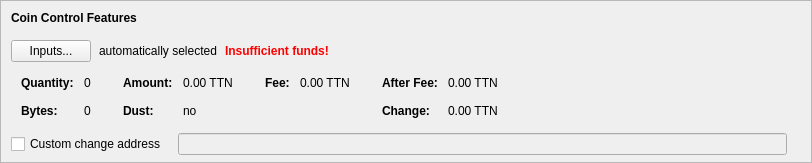
      <widget class="QFrame" name="frameCoinControl">
       <property name="sizePolicy">
        <sizepolicy hsizetype="Expanding" vsizetype="Fixed">
         <horstretch>0</horstretch>
         <verstretch>0</verstretch>
        </sizepolicy>
       </property>
       <property name="maximumSize">
        <size>
         <width>16777215</width>
         <height>16777215</height>
        </size>
       </property>
       <property name="frameShape">
        <enum>QFrame::StyledPanel</enum>
       </property>
       <property name="frameShadow">
        <enum>QFrame::Sunken</enum>
       </property>
       <layout class="QVBoxLayout" name="verticalLayoutCoinControl2">
        <property name="spacing">
         <number>0</number>
        </property>
        <property name="leftMargin">
         <number>0</number>
        </property>
        <property name="topMargin">
         <number>0</number>
        </property>
        <property name="rightMargin">
         <number>0</number>
        </property>
        <property name="bottomMargin">
         <number>6</number>
        </property>
        <item>
         <layout class="QVBoxLayout" name="verticalLayoutCoinControl" stretch="0,0,0,0,0">
          <property name="spacing">
           <number>0</number>
          </property>
          <property name="leftMargin">
           <number>10</number>
          </property>
          <property name="topMargin">
           <number>10</number>
          </property>
          <item>
           <layout class="QHBoxLayout" name="horizontalLayoutCoinControl1">
            <property name="bottomMargin">
             <number>15</number>
            </property>
            <item>
             <widget class="QLabel" name="labelCoinControlFeatures">
              <property name="sizePolicy">
               <sizepolicy hsizetype="Preferred" vsizetype="Maximum">
                <horstretch>0</horstretch>
                <verstretch>0</verstretch>
               </sizepolicy>
              </property>
              <property name="font">
               <font>
                <weight>75</weight>
                <bold>true</bold>
               </font>
              </property>
              <property name="styleSheet">
               <string notr="true">font-weight:bold;</string>
              </property>
              <property name="text">
               <string>Coin Control Features</string>
              </property>
             </widget>
            </item>
           </layout>
          </item>
          <item>
           <layout class="QHBoxLayout" name="horizontalLayoutCoinControl2" stretch="0,0,0,0">
            <property name="spacing">
             <number>8</number>
            </property>
            <property name="bottomMargin">
             <number>10</number>
            </property>
            <item>
             <widget class="QPushButton" name="pushButtonCoinControl">
              <property name="styleSheet">
               <string notr="true"/>
              </property>
              <property name="text">
               <string>Inputs...</string>
              </property>
              <property name="autoDefault">
               <bool>false</bool>
              </property>
             </widget>
            </item>
            <item>
             <widget class="QLabel" name="labelCoinControlAutomaticallySelected">
              <property name="text">
               <string>automatically selected</string>
              </property>
              <property name="margin">
               <number>5</number>
              </property>
             </widget>
            </item>
            <item>
             <widget class="QLabel" name="labelCoinControlInsuffFunds">
              <property name="font">
               <font>
                <weight>75</weight>
                <bold>true</bold>
               </font>
              </property>
              <property name="styleSheet">
               <string notr="true">color:red;font-weight:bold;</string>
              </property>
              <property name="text">
               <string>Insufficient funds!</string>
              </property>
              <property name="margin">
               <number>5</number>
              </property>
             </widget>
            </item>
            <item>
             <spacer name="horizontalSpacerCoinControl">
              <property name="orientation">
               <enum>Qt::Horizontal</enum>
              </property>
              <property name="sizeHint" stdset="0">
               <size>
                <width>40</width>
                <height>1</height>
               </size>
              </property>
             </spacer>
            </item>
           </layout>
          </item>
          <item>
           <widget class="QWidget" name="widgetCoinControl" native="true">
            <property name="sizePolicy">
             <sizepolicy hsizetype="Preferred" vsizetype="Preferred">
              <horstretch>0</horstretch>
              <verstretch>0</verstretch>
             </sizepolicy>
            </property>
            <property name="minimumSize">
             <size>
              <width>0</width>
              <height>0</height>
             </size>
            </property>
            <property name="styleSheet">
             <string notr="true"/>
            </property>
            <layout class="QHBoxLayout" name="horizontalLayoutCoinControl5">
             <property name="leftMargin">
              <number>0</number>
             </property>
             <property name="topMargin">
              <number>0</number>
             </property>
             <property name="rightMargin">
              <number>0</number>
             </property>
             <property name="bottomMargin">
              <number>0</number>
             </property>
             <item>
              <layout class="QHBoxLayout" name="horizontalLayoutCoinControl3" stretch="0,0,0,1">
               <property name="spacing">
                <number>20</number>
               </property>
               <property name="topMargin">
                <number>0</number>
               </property>
               <property name="bottomMargin">
                <number>10</number>
               </property>
               <item>
                <layout class="QFormLayout" name="formLayoutCoinControl1">
                 <property name="horizontalSpacing">
                  <number>10</number>
                 </property>
                 <property name="verticalSpacing">
                  <number>14</number>
                 </property>
                 <property name="leftMargin">
                  <number>10</number>
                 </property>
                 <property name="topMargin">
                  <number>4</number>
                 </property>
                 <property name="rightMargin">
                  <number>6</number>
                 </property>
                 <item row="0" column="0">
                  <widget class="QLabel" name="labelCoinControlQuantityText">
                   <property name="font">
                    <font>
                     <weight>75</weight>
                     <bold>true</bold>
                    </font>
                   </property>
                   <property name="text">
                    <string>Quantity:</string>
                   </property>
                   <property name="margin">
                    <number>0</number>
                   </property>
                  </widget>
                 </item>
                 <item row="0" column="1">
                  <widget class="QLabel" name="labelCoinControlQuantity">
                   <property name="cursor">
                    <cursorShape>IBeamCursor</cursorShape>
                   </property>
                   <property name="contextMenuPolicy">
                    <enum>Qt::ActionsContextMenu</enum>
                   </property>
                   <property name="text">
                    <string notr="true">0</string>
                   </property>
                   <property name="margin">
                    <number>0</number>
                   </property>
                   <property name="textInteractionFlags">
                    <set>Qt::LinksAccessibleByMouse|Qt::TextSelectableByKeyboard|Qt::TextSelectableByMouse</set>
                   </property>
                  </widget>
                 </item>
                 <item row="1" column="0">
                  <widget class="QLabel" name="labelCoinControlBytesText">
                   <property name="font">
                    <font>
                     <weight>75</weight>
                     <bold>true</bold>
                    </font>
                   </property>
                   <property name="text">
                    <string>Bytes:</string>
                   </property>
                  </widget>
                 </item>
                 <item row="1" column="1">
                  <widget class="QLabel" name="labelCoinControlBytes">
                   <property name="cursor">
                    <cursorShape>IBeamCursor</cursorShape>
                   </property>
                   <property name="contextMenuPolicy">
                    <enum>Qt::ActionsContextMenu</enum>
                   </property>
                   <property name="text">
                    <string notr="true">0</string>
                   </property>
                   <property name="textInteractionFlags">
                    <set>Qt::LinksAccessibleByMouse|Qt::TextSelectableByKeyboard|Qt::TextSelectableByMouse</set>
                   </property>
                  </widget>
                 </item>
                </layout>
               </item>
               <item>
                <layout class="QFormLayout" name="formLayoutCoinControl2">
                 <property name="horizontalSpacing">
                  <number>10</number>
                 </property>
                 <property name="verticalSpacing">
                  <number>14</number>
                 </property>
                 <property name="leftMargin">
                  <number>6</number>
                 </property>
                 <property name="topMargin">
                  <number>4</number>
                 </property>
                 <property name="rightMargin">
                  <number>6</number>
                 </property>
                 <item row="0" column="0">
                  <widget class="QLabel" name="labelCoinControlAmountText">
                   <property name="font">
                    <font>
                     <weight>75</weight>
                     <bold>true</bold>
                    </font>
                   </property>
                   <property name="text">
                    <string>Amount:</string>
                   </property>
                   <property name="margin">
                    <number>0</number>
                   </property>
                  </widget>
                 </item>
                 <item row="0" column="1">
                  <widget class="QLabel" name="labelCoinControlAmount">
                   <property name="cursor">
                    <cursorShape>IBeamCursor</cursorShape>
                   </property>
                   <property name="contextMenuPolicy">
                    <enum>Qt::ActionsContextMenu</enum>
                   </property>
                   <property name="text">
                    <string notr="true">0.00 TTN</string>
                   </property>
                   <property name="textInteractionFlags">
                    <set>Qt::LinksAccessibleByMouse|Qt::TextSelectableByKeyboard|Qt::TextSelectableByMouse</set>
                   </property>
                  </widget>
                 </item>
                 <item row="1" column="0">
                  <widget class="QLabel" name="labelCoinControlLowOutputText">
                   <property name="font">
                    <font>
                     <weight>75</weight>
                     <bold>true</bold>
                    </font>
                   </property>
                   <property name="text">
                    <string>Dust:</string>
                   </property>
                  </widget>
                 </item>
                 <item row="1" column="1">
                  <widget class="QLabel" name="labelCoinControlLowOutput">
                   <property name="cursor">
                    <cursorShape>IBeamCursor</cursorShape>
                   </property>
                   <property name="contextMenuPolicy">
                    <enum>Qt::ActionsContextMenu</enum>
                   </property>
                   <property name="text">
                    <string notr="true">no</string>
                   </property>
                   <property name="textInteractionFlags">
                    <set>Qt::LinksAccessibleByMouse|Qt::TextSelectableByKeyboard|Qt::TextSelectableByMouse</set>
                   </property>
                  </widget>
                 </item>
                </layout>
               </item>
               <item>
                <layout class="QFormLayout" name="formLayoutCoinControl3">
                 <property name="horizontalSpacing">
                  <number>10</number>
                 </property>
                 <property name="verticalSpacing">
                  <number>14</number>
                 </property>
                 <property name="leftMargin">
                  <number>6</number>
                 </property>
                 <property name="topMargin">
                  <number>4</number>
                 </property>
                 <property name="rightMargin">
                  <number>6</number>
                 </property>
                 <item row="0" column="0">
                  <widget class="QLabel" name="labelCoinControlFeeText">
                   <property name="font">
                    <font>
                     <weight>75</weight>
                     <bold>true</bold>
                    </font>
                   </property>
                   <property name="text">
                    <string>Fee:</string>
                   </property>
                   <property name="margin">
                    <number>0</number>
                   </property>
                  </widget>
                 </item>
                 <item row="0" column="1">
                  <widget class="QLabel" name="labelCoinControlFee">
                   <property name="cursor">
                    <cursorShape>IBeamCursor</cursorShape>
                   </property>
                   <property name="contextMenuPolicy">
                    <enum>Qt::ActionsContextMenu</enum>
                   </property>
                   <property name="text">
                    <string notr="true">0.00 TTN</string>
                   </property>
                   <property name="textInteractionFlags">
                    <set>Qt::LinksAccessibleByMouse|Qt::TextSelectableByKeyboard|Qt::TextSelectableByMouse</set>
                   </property>
                  </widget>
                 </item>
                </layout>
               </item>
               <item>
                <layout class="QFormLayout" name="formLayoutCoinControl4">
                 <property name="horizontalSpacing">
                  <number>10</number>
                 </property>
                 <property name="verticalSpacing">
                  <number>14</number>
                 </property>
                 <property name="leftMargin">
                  <number>6</number>
                 </property>
                 <property name="topMargin">
                  <number>4</number>
                 </property>
                 <property name="rightMargin">
                  <number>6</number>
                 </property>
                 <item row="0" column="0">
                  <widget class="QLabel" name="labelCoinControlAfterFeeText">
                   <property name="font">
                    <font>
                     <weight>75</weight>
                     <bold>true</bold>
                    </font>
                   </property>
                   <property name="text">
                    <string>After Fee:</string>
                   </property>
                   <property name="margin">
                    <number>0</number>
                   </property>
                  </widget>
                 </item>
                 <item row="0" column="1">
                  <widget class="QLabel" name="labelCoinControlAfterFee">
                   <property name="cursor">
                    <cursorShape>IBeamCursor</cursorShape>
                   </property>
                   <property name="contextMenuPolicy">
                    <enum>Qt::ActionsContextMenu</enum>
                   </property>
                   <property name="text">
                    <string notr="true">0.00 TTN</string>
                   </property>
                   <property name="textInteractionFlags">
                    <set>Qt::LinksAccessibleByMouse|Qt::TextSelectableByKeyboard|Qt::TextSelectableByMouse</set>
                   </property>
                  </widget>
                 </item>
                 <item row="1" column="0">
                  <widget class="QLabel" name="labelCoinControlChangeText">
                   <property name="font">
                    <font>
                     <weight>75</weight>
                     <bold>true</bold>
                    </font>
                   </property>
                   <property name="text">
                    <string>Change:</string>
                   </property>
                  </widget>
                 </item>
                 <item row="1" column="1">
                  <widget class="QLabel" name="labelCoinControlChange">
                   <property name="cursor">
                    <cursorShape>IBeamCursor</cursorShape>
                   </property>
                   <property name="contextMenuPolicy">
                    <enum>Qt::ActionsContextMenu</enum>
                   </property>
                   <property name="text">
                    <string notr="true">0.00 TTN</string>
                   </property>
                   <property name="textInteractionFlags">
                    <set>Qt::LinksAccessibleByMouse|Qt::TextSelectableByKeyboard|Qt::TextSelectableByMouse</set>
                   </property>
                  </widget>
                 </item>
                </layout>
               </item>
              </layout>
             </item>
            </layout>
           </widget>
          </item>
          <item>
           <layout class="QHBoxLayout" name="horizontalLayoutCoinControl4" stretch="0,0,0">
            <property name="spacing">
             <number>12</number>
            </property>
            <property name="sizeConstraint">
             <enum>QLayout::SetDefaultConstraint</enum>
            </property>
            <property name="topMargin">
             <number>5</number>
            </property>
            <property name="rightMargin">
             <number>5</number>
            </property>
            <item>
             <widget class="QCheckBox" name="checkBoxCoinControlChange">
              <property name="toolTip">
               <string>If this is activated, but the change address is empty or invalid, change will be sent to a newly generated address.</string>
              </property>
              <property name="text">
               <string>Custom change address</string>
              </property>
             </widget>
            </item>
            <item>
             <widget class="QValidatedLineEdit" name="lineEditCoinControlChange">
              <property name="enabled">
               <bool>false</bool>
              </property>
              <property name="sizePolicy">
               <sizepolicy hsizetype="Expanding" vsizetype="Fixed">
                <horstretch>0</horstretch>
                <verstretch>0</verstretch>
               </sizepolicy>
              </property>
             </widget>
            </item>
            <item>
             <widget class="QLabel" name="labelCoinControlChangeLabel">
              <property name="sizePolicy">
               <sizepolicy hsizetype="Preferred" vsizetype="Expanding">
                <horstretch>0</horstretch>
                <verstretch>0</verstretch>
               </sizepolicy>
              </property>
              <property name="minimumSize">
               <size>
                <width>0</width>
                <height>0</height>
               </size>
              </property>
              <property name="text">
               <string/>
              </property>
              <property name="margin">
               <number>3</number>
              </property>
             </widget>
            </item>
           </layout>
          </item>
          <item>
           <spacer name="verticalSpacerCoinControl">
            <property name="orientation">
             <enum>Qt::Vertical</enum>
            </property>
            <property name="sizeHint" stdset="0">
             <size>
              <width>800</width>
              <height>1</height>
             </size>
            </property>
           </spacer>
          </item>
         </layout>
        </item>
       </layout>
      </widget>
